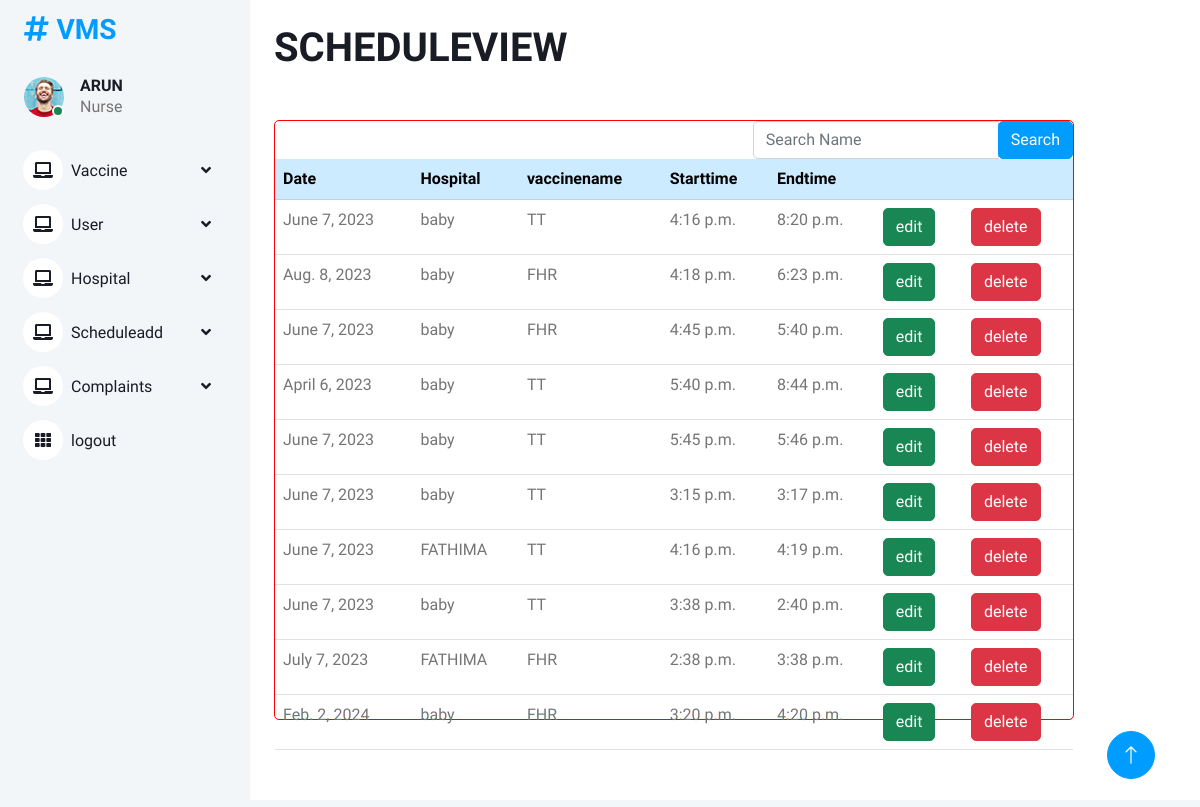
/schedule_viewn/, run on the app's committed database.
### vmsapp/models.py (models this page shows)
class Scheduleadd(models.Model):
    hospital =models.ForeignKey(Hospital,on_delete=models.DO_NOTHING)
    date =models.DateField()
    vaccinename =models.ForeignKey(Vaccine,on_delete=models.CASCADE)
    starttime =models.TimeField()
    endtime =models.TimeField()

class Hospital(models.Model):
    name = models.CharField(max_length=250,blank=True,null=True)
    place = models.CharField(max_length=20,blank=True,null=True)
    email = models.EmailField()
    contact = models.CharField(max_length=250,blank=True,null=True)
    def __str__(self):
        return self.name or f"Hospital {self.name}"

class Vaccine(models.Model):
    vaccinename =models.CharField(max_length=250,blank=True,null=True)
    vaccinetype =models.CharField(max_length=20,blank=True,null=True)
    description =models.CharField(max_length=2000,blank=True,null=True)
    def __str__(self):
        return self.vaccinename or f"Vaccine {self.vaccinename}"

### vmsapp/nurse_views.py (the view)
# urls.py: path('schedule_viewn/',nurse_views.schedule_viewn,name='schedule_viewn'),
def schedule_viewn(request):
    new = Scheduleadd.objects.all()
    schedulefilter = ScheduleFilter(request.GET, queryset=new)
    new = schedulefilter.qs
    context = {
        'new': new,
        'schedulefilter': schedulefilter
    }
    return render(request, 'nursetemp/schedule_viewn.html',context)

### templates/nursetemp/schedule_viewn.html (shortened to what this page needs)
{% extends 'nursetemp/base.html' %}
{% load crispy_forms_tags %}
{% block content %}
<div class="col-12"><h1>SCHEDULEVIEW</h1></div>
<div class="card mx-auto mt-5
" style="width: 800px; height:600px; border:1px solid red"  >
<div class="row">
  <div class="col-lg-6 "></div>
  <div class="col-lg-6">
    <form method="get" class="form-inline" style="float:right;">
      <div class="input-group">
        {{ schedulefilter.form }}
        <div class="input-group-append">
          <button class="btn btn-primary" type="submit">Search</button>
        </div>
      </div>
    </form>
  </div>
  </div>
<table class="table">
  <tbody>
  <tr class="table-primary">
    <th>Date</th>
    <th>Hospital</th>
    <th>vaccinename</th>
    <th>Starttime</th>
    <th>Endtime</th>
    <th></th>
    <th></th>
  </tr>
  {% for i in new %}
    <tr>
      <td>{{i.date}}</td>
      <td>{{i.hospital}}</td>
      <td>{{i.vaccinename}}</td>
      <td>{{i.starttime}}</td>
      <td>{{i.endtime}}</td>
      <td><a href="{% url 'scheduleadd_update' i.id %}"><button type="submit" class="btn btn-success">edit</button></a> </td>
      <td><form action="{% url 'scheduleadd_delete' i.id %}" method="post">
      <button type="submit" type="submit" class="btn btn-danger">delete</button>
      </form></td>
    </tr>
    {% empty %}
  <tr>
    <td colspan="7"><h3>No Results Found</h3></td>
  </tr>
  {% endfor %}
  </tbody>
</table>
</div>
{% endblock %}

### templates/nursetemp/base.html (shortened to what this page needs)
<!DOCTYPE html>
{% load static %}
<html lang="en">
<head>
    <link href="https://cdnjs.cloudflare.com/ajax/libs/font-awesome/5.10.0/css/all.min.css" rel="stylesheet">
    <link href="https://cdn.jsdelivr.net/npm/bootstrap-icons@1.4.1/font/bootstrap-icons.css" rel="stylesheet">
    <link href="{% static 'Admindashboard/lib/owlcarousel/assets/owl.carousel.min.css' %}" rel="stylesheet">
    <link href="{% static 'Admindashboard/lib/tempusdominus/css/tempusdominus-bootstrap-4.min.css' %}" rel="stylesheet" />
    <link href="{% static 'Admindashboard/css/bootstrap.min.css' %}" rel="stylesheet">
    <link href="{% static 'Admindashboard/css/style.css' %}" rel="stylesheet">
</head>
<body>
    <div class="container-xxl position-relative bg-white d-flex p-0">
        <div class="sidebar pe-4 pb-3">
            <nav class="navbar bg-light navbar-light">
                <a href="index.html" class="navbar-brand mx-4 mb-3">
                    <h3 class="text-primary"><i class="fa fa-hashtag me-2"></i>VMS</h3>
                </a>
                <div class="d-flex align-items-center ms-4 mb-4">
                    <div class="position-relative">
                        <img class="rounded-circle" src="{% static 'Admindashboard/img/user.jpg' %}" alt="" style="width: 40px; height: 40px;">
                        <div class="bg-success rounded-circle border border-2 border-white position-absolute end-0 bottom-0 p-1"></div>
                    </div>
                    <div class="ms-3">
                        <h6 class="mb-0">ARUN</h6>
                        <span>Nurse</span>
                    </div>
                </div>
                <div class="navbar-nav w-100">
                    <div class="nav-item dropdown">
                        <a href="#" class="nav-link dropdown-toggle" data-bs-toggle="dropdown"><i class="fa fa-laptop me-2"></i>Vaccine</a>
                    </div>
                    <div class="nav-item dropdown">
                        <a href="#" class="nav-link dropdown-toggle" data-bs-toggle="dropdown"><i class="fa fa-laptop me-2"></i>User</a>
                    </div>
                    <div class="nav-item dropdown">
                        <a href="#" class="nav-link dropdown-toggle" data-bs-toggle="dropdown"><i class="fa fa-laptop me-2"></i>Hospital</a>
                    </div>
                    <div class="nav-item dropdown">
                        <a href="#" class="nav-link dropdown-toggle" data-bs-toggle="dropdown"><i class="fa fa-laptop me-2"></i>Scheduleadd</a>
                    </div>
                    <div class="nav-item dropdown">
                        <a href="#" class="nav-link dropdown-toggle" data-bs-toggle="dropdown"><i class="fa fa-laptop me-2"></i>Complaints</a>
                    </div>
                    <a href="{% url 'logout_view' %}" class="nav-item nav-link"><i class="fa fa-th me-2"></i>logout</a>
                </div>
            </nav>
        </div>
        <div class="content">
            <div class="container-fluid pt-4 px-4">
                <div class="row g-4">
                    <div class="col-sm-6 col-xl-3">
                        {%block content %}
                        {% endblock %}
                        </div>
                    </div>
                </div>
            </div>
            <div class="container-fluid pt-4 px-4">
                <div class="row g-4">
                    </div>
                </div>
            </div>
            <div class="container-fluid pt-4 px-4">
                <div class="row g-4">
                        </div>
                    </div>
        <a href="#" class="btn btn-lg btn-primary btn-lg-square back-to-top"><i class="bi bi-arrow-up"></i></a>
</body>
</html>

### static/Admindashboard/css/style.css (style rules this page uses)
:root { --primary: #009CFF; --light: #F3F6F9; --dark: #191C24; }
.back-to-top { position: fixed; display: none; right: 45px; bottom: 45px; z-index: 99; }
.btn { transition: .5s; }
.btn.btn-primary { color: #FFFFFF; }
.btn-lg-square { width: 48px; height: 48px; }
.btn-square, .btn-sm-square, .btn-lg-square { padding: 0; display: inline-flex; align-items: center; justify-content: center; font-weight: normal; border-radius: 50px; }
.sidebar { position: fixed; top: 0; left: 0; bottom: 0; width: 250px; height: 100vh; overflow-y: auto; background: var(--light); transition: 0.5s; z-index: 999; }
.content { margin-left: 250px; min-height: 100vh; background: #FFFFFF; transition: 0.5s; }
@media (min-width: 992px) { .sidebar { margin-left: 0; } }
@media (min-width: 992px) { .content { width: calc(100% - 250px); } }
.sidebar .navbar .navbar-nav .nav-link { padding: 7px 20px; color: var(--dark); font-weight: 500; border-left: 3px solid var(--light); border-radius: 0 30px 30px 0; outline: none; }
.sidebar .navbar .navbar-nav .nav-link i { width: 40px; height: 40px; display: inline-flex; align-items: center; justify-content: center; background: #FFFFFF; border-radius: 40px; }
.sidebar .navbar .dropdown-toggle::after { position: absolute; top: 15px; right: 15px; border: none; content: "\f107"; font-family: "Font Awesome 5 Free"; font-weight: 900; transition: .5s; }

### data on the page
Scheduleadd: date "June 7, 2023", hospital "baby", vaccinename "TT", starttime "4:16 p.m.", endtime "8:20 p.m."
Scheduleadd: date "Aug. 8, 2023", hospital "baby", vaccinename "FHR", starttime "4:18 p.m.", endtime "6:23 p.m."
Scheduleadd: date "June 7, 2023", hospital "baby", vaccinename "FHR", starttime "4:45 p.m.", endtime "5:40 p.m."
Scheduleadd: date "April 6, 2023", hospital "baby", vaccinename "TT", starttime "5:40 p.m.", endtime "8:44 p.m."
Scheduleadd: date "June 7, 2023", hospital "baby", vaccinename "TT", starttime "5:45 p.m.", endtime "5:46 p.m."
Scheduleadd: date "June 7, 2023", hospital "baby", vaccinename "TT", starttime "3:15 p.m.", endtime "3:17 p.m."
Scheduleadd: date "June 7, 2023", hospital "FATHIMA", vaccinename "TT", starttime "4:16 p.m.", endtime "4:19 p.m."
Scheduleadd: date "June 7, 2023", hospital "baby", vaccinename "TT", starttime "3:38 p.m.", endtime "2:40 p.m."
Scheduleadd: date "July 7, 2023", hospital "FATHIMA", vaccinename "FHR", starttime "2:38 p.m.", endtime "3:38 p.m."
Scheduleadd: date "Feb. 2, 2024", hospital "baby", vaccinename "FHR", starttime "3:20 p.m.", endtime "4:20 p.m."
